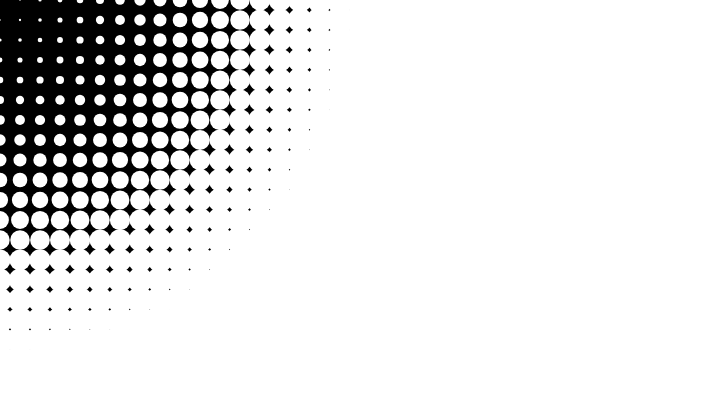
Frame 1 (no input)
Frame 60 (no input): identical to frame 1, image omitted
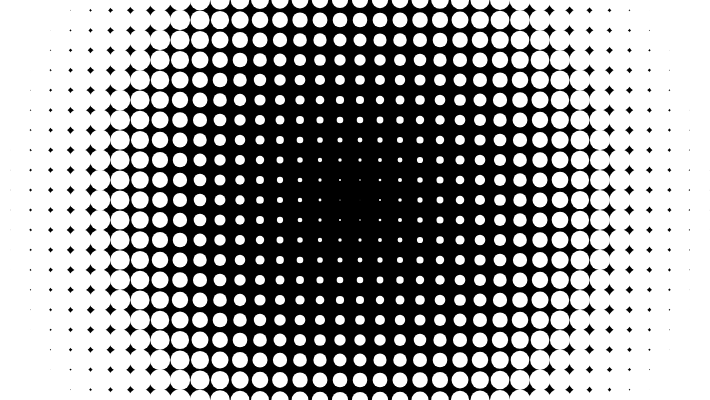
Frame 120 (the mouse pressed at the canvas centre since frame 60)

The p5.js sketch that drew these frames (run headless with seeded random() and noise() and a simulated clock; from frame 60 on, the mouse is pressed at the canvas centre):

// p5.js sketch
// ── sketch.js
let max_distance;

function setup() {
  createCanvas(710, 400);
  noStroke();
  max_distance = dist(0, 0, width, height);
}

function draw() {
  background(0);

  for (let i = 0; i <= width; i += 20) {
    for (let j = 0; j <= height; j += 20) {
      let size = dist(mouseX, mouseY, i, j);
      size = (size / max_distance) * 66;
      ellipse(i, j, size, size);
    }
  }
}
